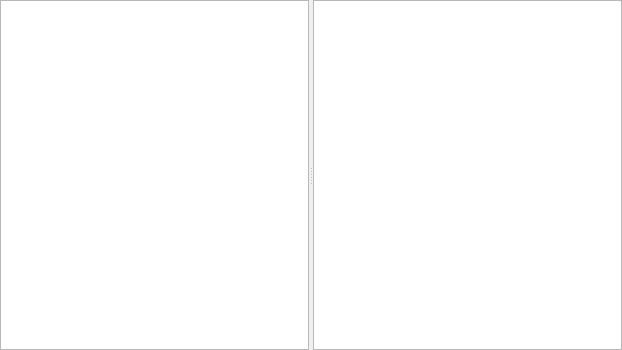
<?xml version="1.0" encoding="UTF-8"?>
<ui version="4.0">
 <class>eDRC::Internal::CrListViewer</class>
 <widget class="QWidget" name="eDRC::Internal::CrListViewer">
  <property name="geometry">
   <rect>
    <x>0</x>
    <y>0</y>
    <width>622</width>
    <height>350</height>
   </rect>
  </property>
  <property name="windowTitle">
   <string>Form</string>
  </property>
  <layout class="QGridLayout" name="gridLayout">
   <property name="margin">
    <number>0</number>
   </property>
   <property name="spacing">
    <number>0</number>
   </property>
   <item row="0" column="0">
    <widget class="Utils::MiniSplitter" name="splitter">
     <property name="orientation">
      <enum>Qt::Horizontal</enum>
     </property>
     <widget class="Views::TreeView" name="treeView">
      <property name="editTriggers">
       <set>QAbstractItemView::NoEditTriggers</set>
      </property>
      <property name="alternatingRowColors">
       <bool>true</bool>
      </property>
      <property name="verticalScrollMode">
       <enum>QAbstractItemView::ScrollPerPixel</enum>
      </property>
      <attribute name="headerVisible">
       <bool>false</bool>
      </attribute>
     </widget>
     <widget class="QWidget" name="">
      <layout class="QVBoxLayout" name="verticalLayout">
       <property name="spacing">
        <number>0</number>
       </property>
       <item>
        <layout class="QHBoxLayout" name="headerLayout">
         <property name="spacing">
          <number>0</number>
         </property>
        </layout>
       </item>
       <item>
        <widget class="QTextBrowser" name="crContent"/>
       </item>
      </layout>
     </widget>
    </widget>
   </item>
  </layout>
 </widget>
 <customwidgets>
  <customwidget>
   <class>Views::TreeView</class>
   <extends>QTreeView</extends>
   <header location="global">listviewplugin/treeview.h</header>
  </customwidget>
  <customwidget>
   <class>Utils::MiniSplitter</class>
   <extends>QSplitter</extends>
   <header location="global">utils/widgets/minisplitter.h</header>
   <container>1</container>
  </customwidget>
 </customwidgets>
 <resources/>
 <connections/>
</ui>
